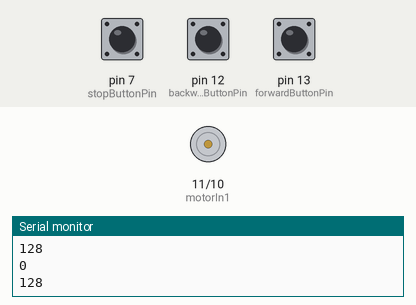
This sketch was run on a simulated Arduino Uno, built with avr-gcc and run on an emulated ATmega328P. On the bench: motor-driver pin pairs drawn as motors (green arrow = first pin HIGH = forward, orange = second pin HIGH = backward, longer = more drive), the last lines printed to the serial monitor. The inputs (shaded band) are chosen by the test bench; at power-on: pin 12 (backwardButtonPin) HIGH, pin 13 (forwardButtonPin) HIGH, pin 7 (stopButtonPin) HIGH.

Above: at 1.2 s.
1.3 s: pin 12 (backwardButtonPin) pulled LOW for 0.15 s
At 1.7 s:
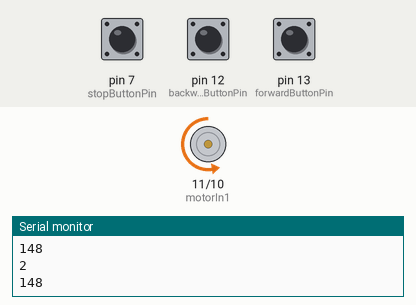
2.9 s: pin 13 (forwardButtonPin) pulled LOW for 0.15 s
At 4.1 s:
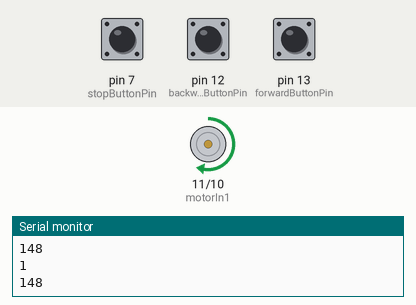
4.5 s: pin 7 (stopButtonPin) pulled LOW for 0.15 s
At 5.7 s:
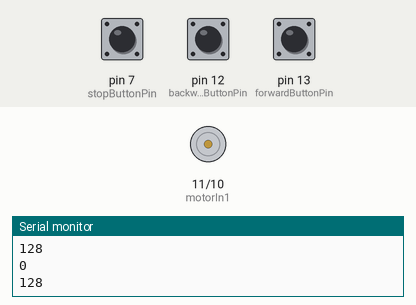
6.1 s: pin 12 (backwardButtonPin) pulled LOW for 1 s
At 7.1 s:
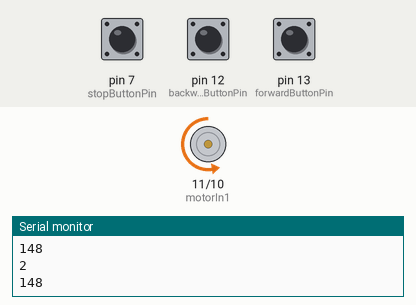
8.6 s: pin 7 (stopButtonPin) pulled LOW for 1 s
At 9.3 s:
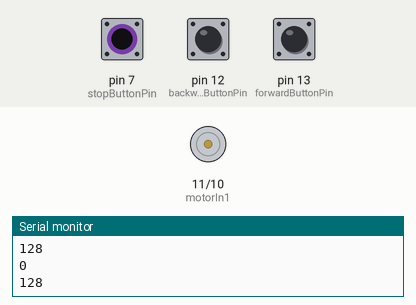
11.1 s: pin 12 (backwardButtonPin) pulled LOW for 3.2 s
At 11.4 s:
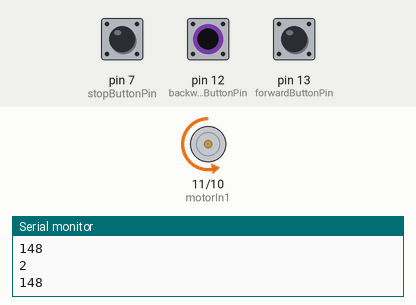
Timing chart, 0 to 14.1 s (numbered marks = the images above; inputs shaded):
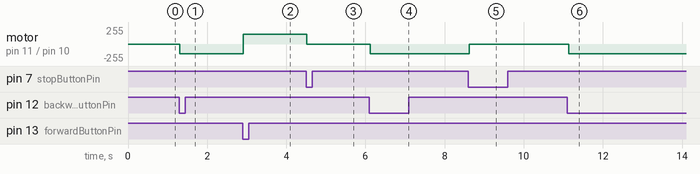

Measured:
- after the input at 1.3 s, motor on pin 11 (motorIn1) / pin 10 (motorIn2): stopped → backward 148/255 at once
- after the input at 2.9 s, motor on pin 11 (motorIn1) / pin 10 (motorIn2): backward 148/255 → forward 148/255 at once
- after the input at 4.5 s, motor on pin 11 (motorIn1) / pin 10 (motorIn2): forward 148/255 → stopped at once
- after the input at 6.1 s, motor on pin 11 (motorIn1) / pin 10 (motorIn2): stopped → backward 148/255 at once
- after the input at 8.6 s, motor on pin 11 (motorIn1) / pin 10 (motorIn2): backward 148/255 → stopped at once
- after the input at 11.1 s, motor on pin 11 (motorIn1) / pin 10 (motorIn2): stopped → backward 148/255 at once

The sketch:

27_dcmotor_basic.ino
```cpp
const int motorIn1 = 11;  //attach to one of the pin of the motor
const int motorIn2 = 10;  //attach to another pin of the the motor

const int forwardButtonPin = 13;
const int backwardButtonPin = 12;
const int stopButtonPin = 7;

int state = 0;            //Record the motor state. 0:STOP  1:forward  2:reverse
int dcMotorSpeed = 128;   //Motor speed  0~255

int buttonValue;
void setup() {
  Serial.begin(9600);
  pinMode(motorIn1, OUTPUT);    //initialize the motorIn1 pin as output
  pinMode(motorIn2, OUTPUT);  //initialize the motorIn2 pin as output
  pinMode(forwardButtonPin, INPUT_PULLUP);
  pinMode(backwardButtonPin, INPUT_PULLUP);
  pinMode(stopButtonPin, INPUT_PULLUP);
}

void loop() {
  delay(100);

  buttonValue = digitalRead(forwardButtonPin);
  if (buttonValue == LOW) {
    clockwise(0);
    state = 1;
    dcMotorSpeed = 148;
    buttonValue = HIGH;
  }

  buttonValue = digitalRead(backwardButtonPin);
  if (buttonValue == LOW) {
    clockwise(0);
    state = 2;
    dcMotorSpeed = 148;
    buttonValue = HIGH;
  }

  buttonValue = digitalRead(stopButtonPin);
  if (buttonValue == LOW) {
    state = 0;
    dcMotorSpeed = 128;
    buttonValue = HIGH;
  }

  Serial.println(state);
  Serial.println(dcMotorSpeed);

  switch (state) {
    case 0:  clockwise(0);                  //motor stop
      break;
    case 1:  clockwise(dcMotorSpeed);       //rotate clockwise
      break;
    case 2:  counterclockwise(dcMotorSpeed);//rotate counterclockwise
      break;
    default: clockwise(0);                  //motor stop
      break;
  }

}

//The function to drive motor rotate clockwise
void clockwise(int dcMotorSpeed) {
  analogWrite(motorIn2, 0);    //stop the motorIn2 pin of motor
  analogWrite(motorIn1, dcMotorSpeed); //set the speed of motor
}

//The function to drive motor rotate counterclockwise
void counterclockwise(int dcMotorSpeed) {
  analogWrite(motorIn1, 0);    //stop the motorIn1 pin of motor
  analogWrite(motorIn2, dcMotorSpeed); //set the speed of motor
}
```
